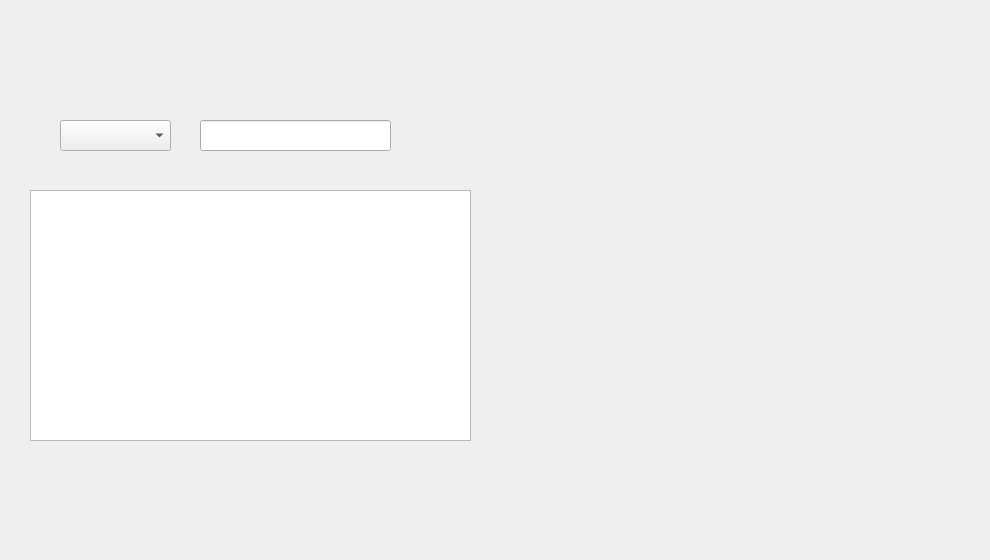
        <widget class="QWidget" name="tab_13">
         <attribute name="title">
          <string>Afficher</string>
         </attribute>
         <widget class="QTableView" name="tableView">
          <property name="geometry">
           <rect>
            <x>30</x>
            <y>190</y>
            <width>441</width>
            <height>251</height>
           </rect>
          </property>
         </widget>
         <widget class="QComboBox" name="cb_sort">
          <property name="geometry">
           <rect>
            <x>60</x>
            <y>120</y>
            <width>111</width>
            <height>31</height>
           </rect>
          </property>
         </widget>
         <widget class="QLineEdit" name="le_search">
          <property name="geometry">
           <rect>
            <x>200</x>
            <y>120</y>
            <width>191</width>
            <height>31</height>
           </rect>
          </property>
         </widget>
         <widget class="QLabel" name="label_91">
          <property name="geometry">
           <rect>
            <x>-10</x>
            <y>-50</y>
            <width>981</width>
            <height>551</height>
           </rect>
          </property>
          <property name="styleSheet">
           <string notr="true">background-image: url(:/2.jpg);</string>
          </property>
          <property name="text">
           <string/>
          </property>
         </widget>
         <zorder>label_91</zorder>
         <zorder>tableView</zorder>
         <zorder>cb_sort</zorder>
         <zorder>le_search</zorder>
        </widget>
